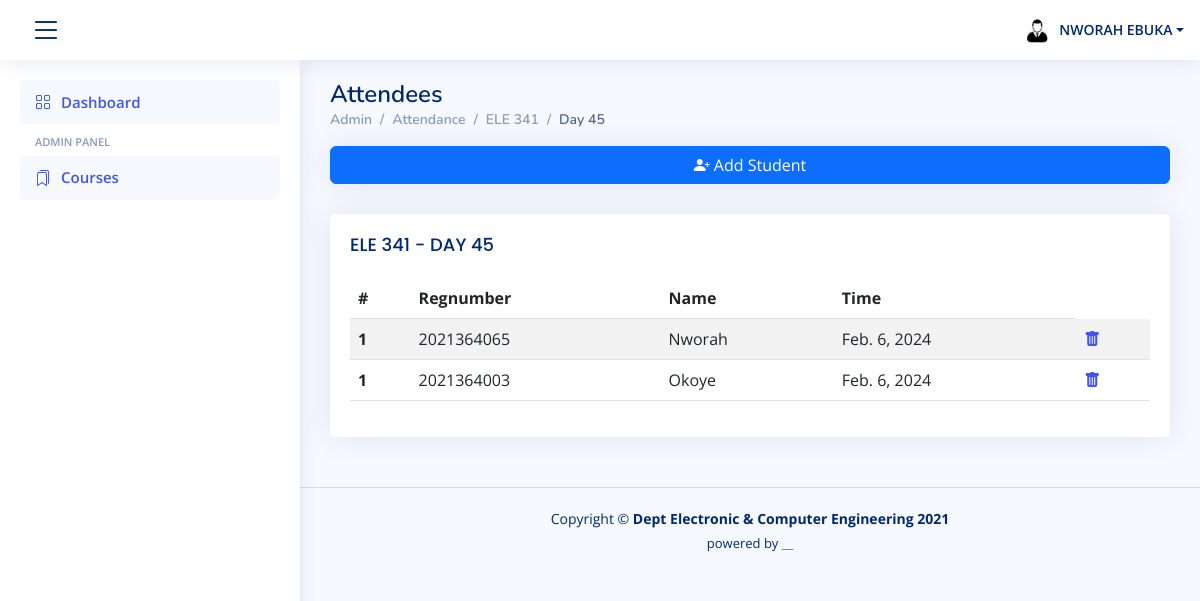
Before: /attendees/9/ (signed in) with the older database file.
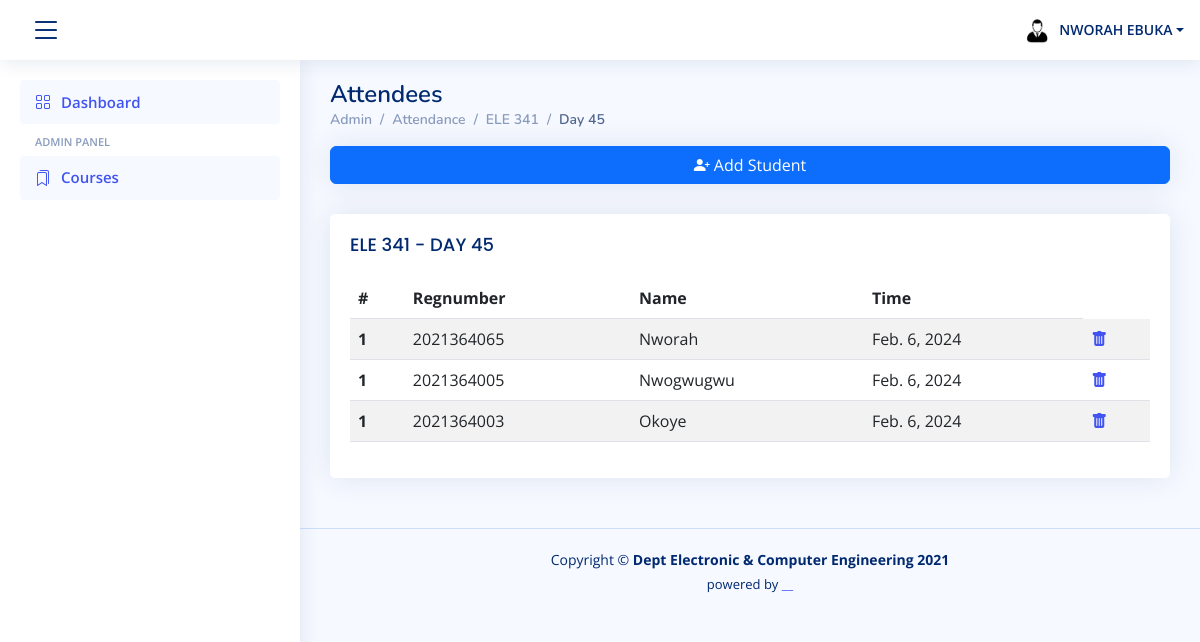
After: the same page with the newer database file.
### attendance/models.py (models this page shows, shortened)
class Attendee(models.Model):
    attendance = models.ForeignKey(Attendance, on_delete=models.CASCADE, default=None)
    user = models.ForeignKey(User, on_delete=models.CASCADE, default=None)
    signed_time = models.DateTimeField(auto_now=True)
    class Meta:
        unique_together = ['attendance', 'user']

### attendance/views.py (the view)
# urls.py: path('attendees/<int:pk>/', AttendeeList, name='attendee_list'),
def AttendeeList(request, pk):
    attendance = Attendance.objects.get(pk=pk)
    attendee = Attendee.objects.filter(attendance_id=pk).order_by('signed_time')
    student = Student.objects.get(reg_number=request.user)
    sex = {'M':'male'}.get(student.sex) # the need for the profile picture
    context = {'attendee':attendee, 'attendance':attendance, 'sex':sex}
    return render(request, template_name='attendee_list.html', context=context)

### attendance/models.py (called while the page is built)
    def __str__(self):
        return self.name

### templates/attendee_list.html (shortened to what this page needs)
{% extends "partials/base.html" %}
{%load humanize %}
{% block content %}
<main id="main" class="main">
    <div class="pagetitle">
      <h1>Attendees</h1>
      <nav>
        <ol class="breadcrumb">
          <li class="breadcrumb-item"><a href="{% url 'dashboard' %}">Admin</a></li>
          <li class="breadcrumb-item"><a href="{% url 'attendance_list' attendance.course.id %}">Attendance</a></li>
          <li class="breadcrumb-item">{{attendance.course.name}}</li>
          <li class="breadcrumb-item active">Day {{attendance.day_number}}</li>
        </ol>
      </nav>
    </div>
        <div class="card">
            <button type="button" class="btn btn-primary" data-bs-toggle="modal" data-bs-target="#verticalycentered">
                <i class="bi bi-person-plus-fill" ></i> Add Student
            </button>
        </div>
{% if attendee %}
    <div class="card">
        <div class="card-body">
          <h5 class="card-title"> {{attendance.course}} - DAY {{attendance.day_number}} </h5>
          <table class="table table-striped">
            <thead>
              <tr>
                <th scope="col">#</th>
                <th scope="col">Regnumber</th>
                <th scope="col">Name</th>
                <th scope="col">Time</th>
              </tr>
            </thead>
            <tbody>
            {% for student in attendee %}
              <tr>
                <th scope="row">1</th>
                <td>{{student.user.username}}</td>
                <td>{{student.user.first_name|title}}</td>
                <td> {{student.signed_time|naturalday}} </td>
                <td><a href="{% url 'attendee_delete' student.id %}"><i class="bi bi-trash-fill"></i></a></td>
              </tr>
            {% endfor %}
            </tbody>
          </table>
        </div>
      </div>
    {%endif%}
{% endblock %}

Changed rows visible on the page:
added Attendee: user.username "2021364005", user.first_name "Nwogwugwu", signed_time "Feb. 6, 2024"
